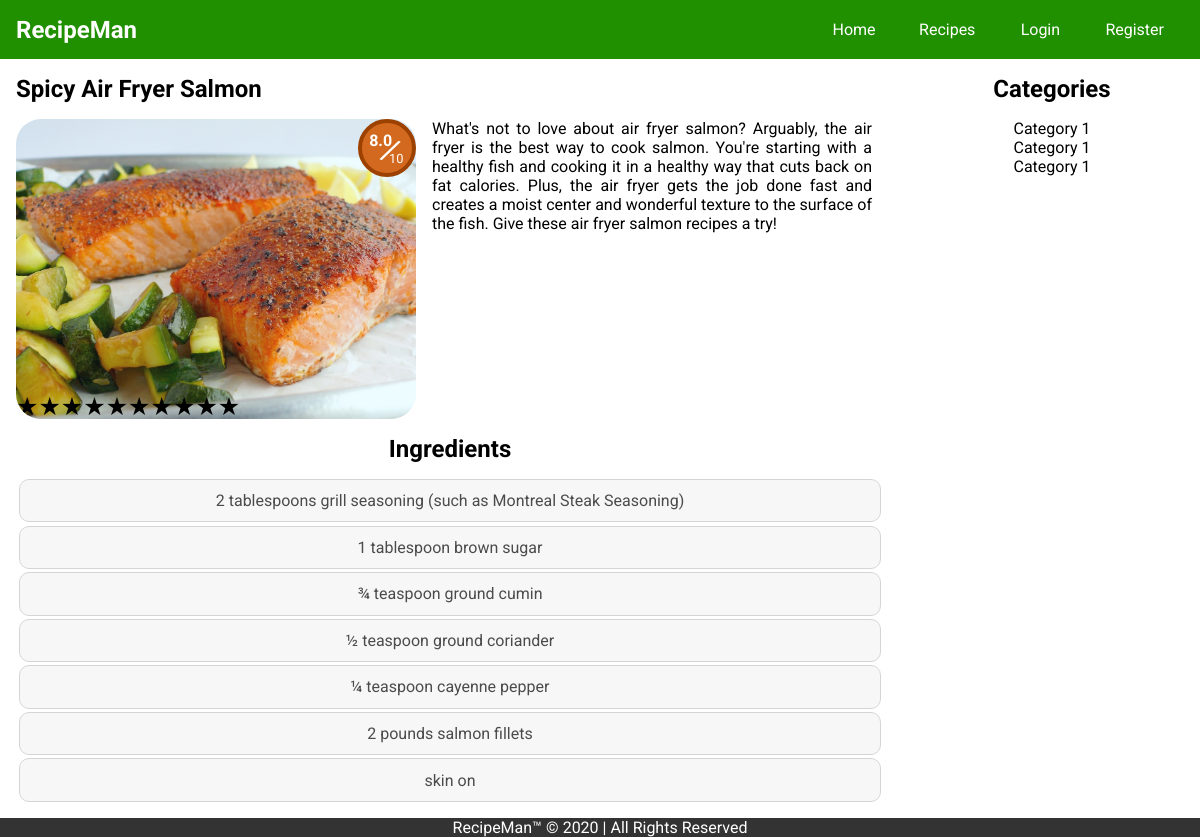
The page /Recipe/recipe_single.php?id=2 on the database its author committed.
### tables this page shows
CREATE TABLE `recipe` (
  `id` int(11) NOT NULL,
  `name` varchar(255) NOT NULL,
  `ingredient` varchar(255) NOT NULL,
  `time` date NOT NULL,
  `img` text NOT NULL,
  `description` text NOT NULL,
  `rating` varchar(11) NOT NULL,
  `category` int(11) NOT NULL
);

### Recipe/recipe_single.php (the view, shortened to what this page needs)
<?php
    require_once "pdo.php";
    require_once "header.php";
    if(isset($_GET['id'])){
        $query = "SELECT * FROM recipe WHERE id=:id";
        $stmt = $pdo->prepare($query);
        $stmt->execute(array(
            ':id' => $_GET['id']
        ));
        $row = $stmt->fetch(PDO::FETCH_ASSOC);
    }
?>
<section class="container">
    <div class="recipe-s">
        <div class="recipe-single">
            <h2><?php echo $row['name']; ?></h2>
            <div class="content">
                <div class="recipe-cover" style="background: url('./img/<?php echo $row['img']; ?>') no-repeat center center/cover;">
                    <div class="rating"><p><span class="rate"><?php echo $row['rating']; ?></span> <span class="by">/</span><span class="total">10</span></p> </div>
                    <form class="rating-html">
                        <label>
                          <span class="icon">★</span>
                        </label>
                        <label>
                          <span class="icon">★</span>
                          <span class="icon">★</span>
                        </label>
                        <label>
                          <span class="icon">★</span>
                          <span class="icon">★</span>
                          <span class="icon">★</span>
                        </label>
                        <label>
                          <span class="icon">★</span>
                          <span class="icon">★</span>
                          <span class="icon">★</span>
                          <span class="icon">★</span>
                        </label>
                        <label>
                          <span class="icon">★</span>
                          <span class="icon">★</span>
                          <span class="icon">★</span>
                          <span class="icon">★</span>
                          <span class="icon">★</span>
                        </label>
                        <label>
                            <span class="icon">★</span>
                            <span class="icon">★</span>
                            <span class="icon">★</span>
                            <span class="icon">★</span>
                            <span class="icon">★</span>
                            <span class="icon">★</span>
                          </label>
                        <label>
                            <span class="icon">★</span>
                            <span class="icon">★</span>
                            <span class="icon">★</span>
                            <span class="icon">★</span>
                            <span class="icon">★</span>
                            <span class="icon">★</span>
                            <span class="icon">★</span>
                          </label>
                        <label>
                            <span class="icon">★</span>
                            <span class="icon">★</span>
                            <span class="icon">★</span>
                            <span class="icon">★</span>
                            <span class="icon">★</span>
                            <span class="icon">★</span>
                            <span class="icon">★</span>
                            <span class="icon">★</span>
                          </label>
                        <label>
                            <span class="icon">★</span>
                            <span class="icon">★</span>
                            <span class="icon">★</span>
                            <span class="icon">★</span>
                            <span class="icon">★</span>
                            <span class="icon">★</span>
                            <span class="icon">★</span>
                            <span class="icon">★</span>
                            <span class="icon">★</span>
                          </label>
                        <label>
                            <span class="icon">★</span>
                            <span class="icon">★</span>
                            <span class="icon">★</span>
                            <span class="icon">★</span>
                            <span class="icon">★</span>
                            <span class="icon">★</span>
                            <span class="icon">★</span>
                            <span class="icon">★</span>
                            <span class="icon">★</span>
                            <span class="icon">★</span>
                          </label>
                      </form>
                </div>
                    <p><?php echo $row['description']; ?></p>
            </div>
        </div>
        <div class="sidebar">
            <h2>Categories</h2>
            <ul>
                <li>Category 1</li>
                <li>Category 1</li>
                <li>Category 1</li>
            </ul>
        </div>
    </div>
</section>
<section class="container">
    <div class="recipe-details">
        <div class="ingredient">
            <h2>Ingredients</h2>
            <?php
                $ingredients = explode(",", $row['ingredient']);
            ?>
            <ul>
                <?php foreach($ingredients as $item) { ?>
                <li><?php echo $item ?></li>
                <?php } ?>
            </ul>
        </div>
        <div class="sidebar"></div>
    </div>
</section>
<?php require_once "footer.php"; ?>

### Recipe/css/style.css (style rules this page uses)
* { margin: 0; padding: 0; }
body { font-family: "Roboto", sans-serif; box-sizing: border-box; }
.container { max-width: 1200px; margin: auto; }
.container .recipe-s { display: grid; grid-template-columns: 3fr 1fr; gap: 1rem; }
.container .recipe-s .recipe-single { padding: 1rem; }
.container .recipe-s .recipe-single .content { margin: 1rem 0; }
.container .recipe-s .recipe-single .content .recipe-cover { float: left; overflow: hidden; width: 400px; height: 300px; margin-right: 1rem; border-radius: 25px; display: grid; }
.container .recipe-s .recipe-single .content .recipe-cover .rating { align-self: start; justify-self: end; width: 50px; height: 50px; background: chocolate; border-radius: 50px; display: flex; font-size: 0.8rem; border: 4px solid #9c4100; }
.container .recipe-s .recipe-single .content .recipe-cover .rating p { align-self: center; justify-self: center; text-align: center; padding: .45rem; color: #fff; position: relative; }
.container .recipe-s .recipe-single .content .recipe-cover .rating p span { position: absolute; }
.container .recipe-s .recipe-single .content .recipe-cover .rating p .rate { top: -10px; font-size: 1rem; font-weight: bold; }
.container .recipe-s .recipe-single .content .recipe-cover .rating p .by { font-size: 2rem; top: -10px; left: 22px; transform: rotate(25deg); }
.container .recipe-s .recipe-single .content .recipe-cover .rating p .total { top: 10px; left: 27px; }
.container .recipe-s .recipe-single .content p { text-align: justify; }
.container .recipe-s .sidebar { margin: 1rem; text-align: center; }
.container .recipe-s .sidebar ul { list-style: none; margin: 1rem; }
.rating-html { display: inline-block; position: relative; height: 25px; line-height: 25px; font-size: 25px; align-self: end; }
.rating-html label { position: absolute; top: 0; left: 0; height: 100%; cursor: pointer; }
.rating-html label:last-child { position: static; }
.rating-html label:nth-child(1) { z-index: 10; }
.rating-html label:nth-child(2) { z-index: 9; }
.rating-html label:nth-child(3) { z-index: 8; }
.rating-html label:nth-child(4) { z-index: 7; }
.rating-html label:nth-child(5) { z-index: 6; }
.rating-html label:nth-child(6) { z-index: 5; }
.rating-html label:nth-child(7) { z-index: 4; }
.rating-html label:nth-child(8) { z-index: 3; }
.rating-html label:nth-child(9) { z-index: 2; }
.rating-html label:nth-child(10) { z-index: 1; }
.rating-html label .icon { float: left; color: transparent; }
.rating-html label:last-child .icon { color: #000; }
.container .recipe-details { display: grid; grid-template-columns: 3fr 1fr; }
.container .recipe-details .ingredient h2 { text-align: center; }
.container .recipe-details .ingredient ul { list-style: none; margin: 1rem; }
.container .recipe-details .ingredient ul li { text-align: center; padding: 0.7rem; background: #f4f4f4; margin: 0.2rem; border: 1px solid #c4c4c4; border-radius: 10px; opacity: 0.7; }

### rows shown on the page
recipe: name "Spicy Air Fryer Salmon", img (picture), rating "8.0", description "What's not to love about air fryer salmon? Arguably, the air fryer is the best way to cook salmon. You're starting with a healthy fish and cooking it in a healthy way that cuts back on fat calories. Plus, the air fryer gets the job done fast and creates a moist center and wonderful texture to the surface of the fish. Give these air fryer salmon recipes a try!", ingredient "2 tablespoons grill seasoning (such as Montreal Steak Seasoning)", ingredient "1 tablespoon brown sugar", ingredient "¾ teaspoon ground cumin", ingredient "½ teaspoon ground coriander", ingredient "¼ teaspoon cayenne pepper", ingredient "2 pounds salmon fillets", ingredient "skin on"
